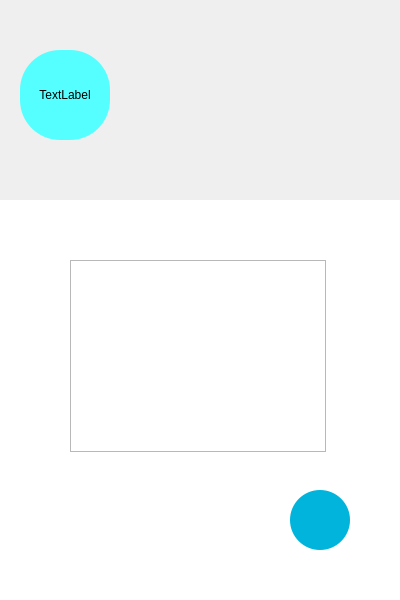
<?xml version="1.0" encoding="UTF-8"?>
<ui version="4.0">
 <class>Dialog</class>
 <widget class="QDialog" name="Dialog">
  <property name="geometry">
   <rect>
    <x>0</x>
    <y>0</y>
    <width>400</width>
    <height>600</height>
   </rect>
  </property>
  <property name="windowTitle">
   <string>Dialog</string>
  </property>
  <widget class="QLabel" name="label">
   <property name="geometry">
    <rect>
     <x>0</x>
     <y>0</y>
     <width>400</width>
     <height>200</height>
    </rect>
   </property>
   <property name="styleSheet">
    <string notr="true">border-image: url(:/newPrefix/sky_background.jpg);</string>
   </property>
   <property name="text">
    <string/>
   </property>
   <property name="alignment">
    <set>Qt::AlignCenter</set>
   </property>
  </widget>
  <widget class="QPushButton" name="additemButton">
   <property name="geometry">
    <rect>
     <x>290</x>
     <y>490</y>
     <width>60</width>
     <height>60</height>
    </rect>
   </property>
   <property name="styleSheet">
    <string notr="true">border: 2px;
border-radius: 30px;
background-color: rgb(0, 180, 220);</string>
   </property>
   <property name="text">
    <string/>
   </property>
  </widget>
  <widget class="QLabel" name="label_2">
   <property name="geometry">
    <rect>
     <x>0</x>
     <y>200</y>
     <width>400</width>
     <height>400</height>
    </rect>
   </property>
   <property name="styleSheet">
    <string notr="true">background-color: rgb(255, 255, 255);</string>
   </property>
   <property name="text">
    <string/>
   </property>
  </widget>
  <widget class="QLabel" name="imageLabel">
   <property name="geometry">
    <rect>
     <x>20</x>
     <y>50</y>
     <width>90</width>
     <height>90</height>
    </rect>
   </property>
   <property name="styleSheet">
    <string notr="true">border: 2px;
border-radius: 40px;
background-color: rgb(85, 255, 255);</string>
   </property>
   <property name="text">
    <string>TextLabel</string>
   </property>
   <property name="alignment">
    <set>Qt::AlignCenter</set>
   </property>
  </widget>
  <widget class="QListWidget" name="listWidget">
   <property name="geometry">
    <rect>
     <x>70</x>
     <y>260</y>
     <width>256</width>
     <height>192</height>
    </rect>
   </property>
  </widget>
  <zorder>label</zorder>
  <zorder>label_2</zorder>
  <zorder>additemButton</zorder>
  <zorder>imageLabel</zorder>
  <zorder>listWidget</zorder>
 </widget>
 <resources>
  <include location="test.qrc"/>
 </resources>
 <connections/>
</ui>
